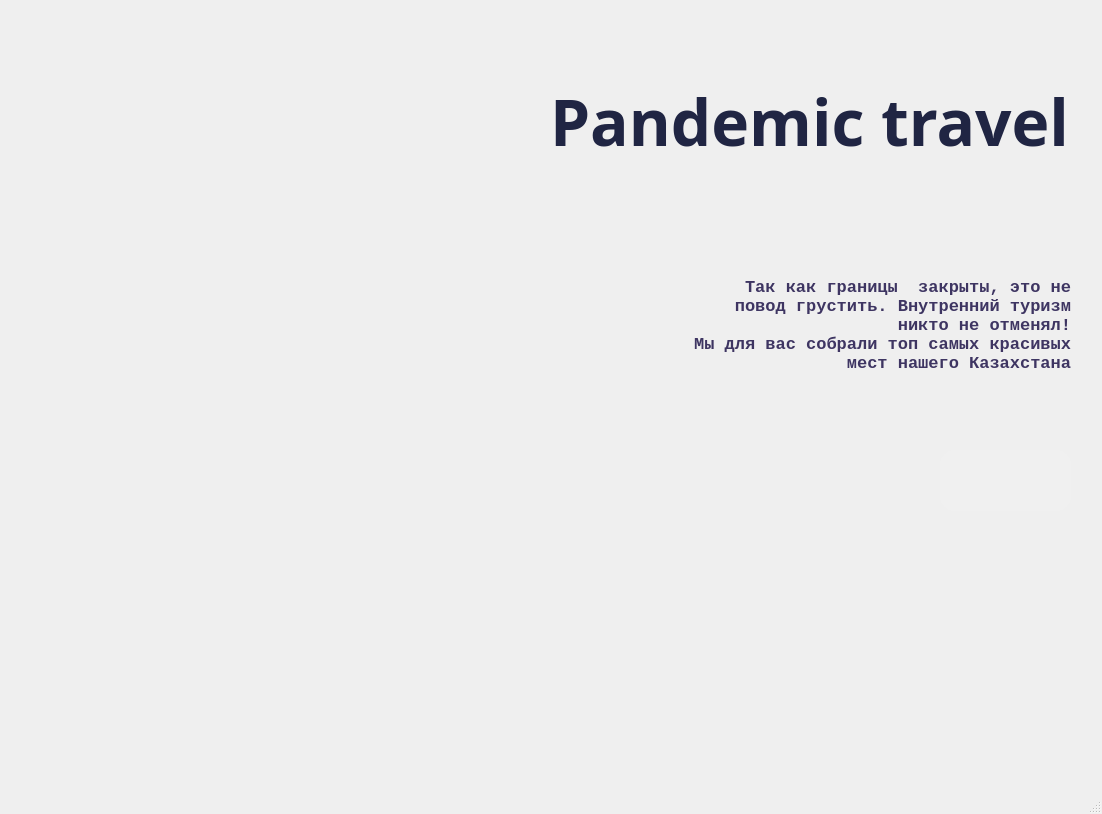
<?xml version="1.0" encoding="UTF-8"?>
<ui version="4.0">
 <class>MainWindow</class>
 <widget class="QMainWindow" name="MainWindow">
  <property name="geometry">
   <rect>
    <x>0</x>
    <y>0</y>
    <width>1102</width>
    <height>814</height>
   </rect>
  </property>
  <property name="windowTitle">
   <string>Pandemic travel</string>
  </property>
  <property name="styleSheet">
   <string notr="true"/>
  </property>
  <widget class="QWidget" name="centralwidget">
   <widget class="QPushButton" name="pushButton">
    <property name="geometry">
     <rect>
      <x>940</x>
      <y>450</y>
      <width>131</width>
      <height>61</height>
     </rect>
    </property>
    <property name="font">
     <font>
      <pointsize>15</pointsize>
      <weight>75</weight>
      <bold>true</bold>
     </font>
    </property>
    <property name="cursor">
     <cursorShape>PointingHandCursor</cursorShape>
    </property>
    <property name="styleSheet">
     <string notr="true">position: absolute;
width: 110px;
height: 70px;
left: 952px;
top: 509px;

background: #F0F0F0;
/* 1 */

border-radius: 15px;</string>
    </property>
    <property name="text">
     <string/>
    </property>
   </widget>
   <widget class="QLabel" name="label_2">
    <property name="geometry">
     <rect>
      <x>-20</x>
      <y>0</y>
      <width>1121</width>
      <height>761</height>
     </rect>
    </property>
    <property name="font">
     <font>
      <family>Microsoft Sans Serif</family>
     </font>
    </property>
    <property name="styleSheet">
     <string notr="true"/>
    </property>
    <property name="text">
     <string/>
    </property>
    <property name="scaledContents">
     <bool>true</bool>
    </property>
   </widget>
   <widget class="QLabel" name="label">
    <property name="geometry">
     <rect>
      <x>580</x>
      <y>260</y>
      <width>491</width>
      <height>131</height>
     </rect>
    </property>
    <property name="font">
     <font>
      <family>Courier New</family>
      <pointsize>13</pointsize>
      <weight>75</weight>
      <bold>true</bold>
     </font>
    </property>
    <property name="layoutDirection">
     <enum>Qt::LeftToRight</enum>
    </property>
    <property name="styleSheet">
     <string notr="true">color:#3E3562;</string>
    </property>
    <property name="text">
     <string>Так как границы  закрыты, это не 
повод грустить. Внутренний туризм 
никто не отменял!
Мы для вас собрали топ самых красивых 
мест нашего Казахстана</string>
    </property>
    <property name="alignment">
     <set>Qt::AlignRight|Qt::AlignTrailing|Qt::AlignVCenter</set>
    </property>
   </widget>
   <widget class="QLabel" name="label_3">
    <property name="geometry">
     <rect>
      <x>550</x>
      <y>80</y>
      <width>531</width>
      <height>81</height>
     </rect>
    </property>
    <property name="styleSheet">
     <string notr="true">position: absolute;
width: 560px;
height: 78px;
left: 499px;
top: 175px;

font-family: Montserrat Alternates;
font-style: normal;
font-weight: bold;
font-size: 64px;
line-height: 78px;
/* identical to box height */


color: #202543;
</string>
    </property>
    <property name="text">
     <string>Pandemic travel</string>
    </property>
   </widget>
   <widget class="QLabel" name="label_4">
    <property name="geometry">
     <rect>
      <x>284</x>
      <y>0</y>
      <width>821</width>
      <height>741</height>
     </rect>
    </property>
    <property name="text">
     <string/>
    </property>
   </widget>
   <widget class="QLabel" name="label_5">
    <property name="geometry">
     <rect>
      <x>980</x>
      <y>450</y>
      <width>51</width>
      <height>61</height>
     </rect>
    </property>
    <property name="text">
     <string/>
    </property>
   </widget>
   <zorder>label_2</zorder>
   <zorder>label_4</zorder>
   <zorder>pushButton</zorder>
   <zorder>label</zorder>
   <zorder>label_3</zorder>
   <zorder>label_5</zorder>
  </widget>
  <widget class="QMenuBar" name="menubar">
   <property name="geometry">
    <rect>
     <x>0</x>
     <y>0</y>
     <width>1102</width>
     <height>26</height>
    </rect>
   </property>
  </widget>
  <widget class="QStatusBar" name="statusbar"/>
 </widget>
 <resources/>
 <connections/>
</ui>
